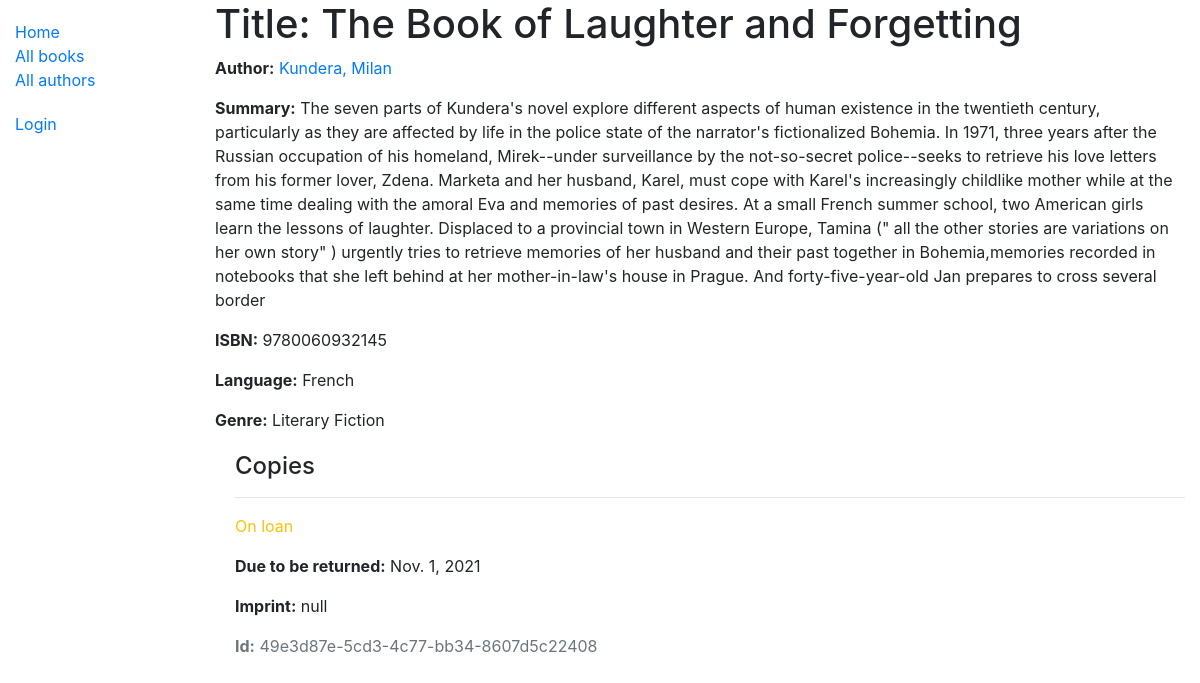
The app's page /catalog/book/5, older data.
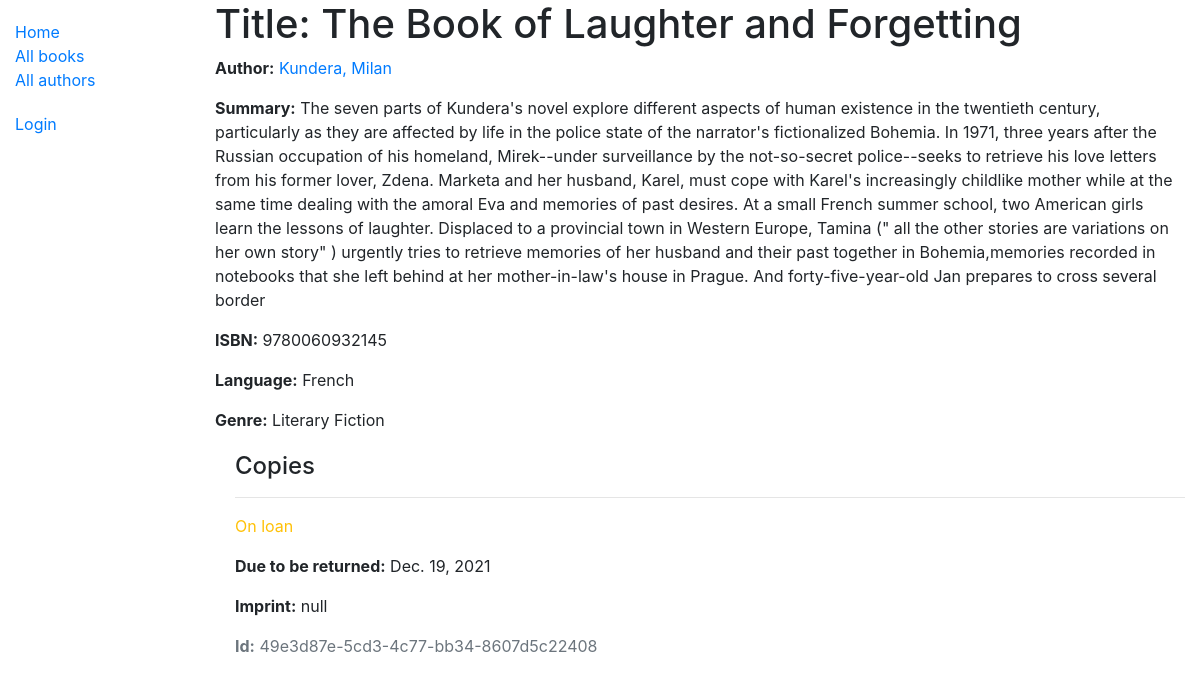
The same page, newer data.
### catalog/models.py (models this page shows, shortened)
class BookInstance(models.Model):
    id = models.UUIDField(primary_key=True, default=uuid.uuid4, help_text='Unique ID for this particular book across whole library')
    book = models.ForeignKey('Book', on_delete=models.RESTRICT, null=True)
    imprint = models.CharField(max_length=200)
    due_back = models.DateField(null=True, blank=True)
    borrower = models.ForeignKey(User, on_delete=models.SET_NULL, null=True, blank=True)
    LOAN_STATUS = (
        ('m', 'Maintainance'),
        ('o', 'On loan'),
        ('a', 'Available'),
        ('r', 'Reserved'),
    )
    status = models.CharField(
        max_length=1,
        choices=LOAN_STATUS,
        blank=True,
        default='m',
        help_text='Book availability',
    )
    class Meta:
        ordering = ['due_back']
        permissions = (("can_mark_returned", "Set book as returned"),)

### catalog/views.py (the view)
# urls.py: path('book/<int:pk>', views.BookDetailView.as_view(), name='book-detail'),
class BookDetailView(generic.DetailView):
    model = Book

### catalog/models.py (called while the page is built)
    def __str__(self):
        return self.name

    def __str__(self):
        return self.name

    def get_absolute_url(self):
        return reverse('author-detail', args=[str(self.id)])

    def __str__(self):
        return f'{self.last_name}, {self.first_name}'

### catalog/templates/catalog/book_detail.html
{% extends "base_generic.html" %}
{% block content %}
    <h1>Title: {{ book.title }}</h1>
    <p><strong>Author:</strong> <a href="{{ book.author.get_absolute_url }}">{{ book.author }}</a></p>
    <p><strong>Summary:</strong> {{ book.summary }}</p>
    <p><strong>ISBN:</strong> {{ book.isbn }}</p>
    <p><strong>Language:</strong> {{ book.language }}</p>
    <p><strong>Genre:</strong> {{ book.genre.all|join:", " }}</p>
    <div style="margin-left:20px;margin-top:20px;">
        <h4>Copies</h4>
        {% for copy in book.bookinstance_set.all %}
            <hr>
            <p class="{% if copy.status == 'a' %}text-success{% elif copy.status == 'm' %}text-danger{% else %}text-warning{% endif %}">
                {{ copy.get_status_display }}
            </p>
            {% if copy.status != 'a' %}
                <p><strong>Due to be returned:</strong> {{ copy.due_back }}</p>
            {% endif %}
            <p><strong>Imprint:</strong> {{ copy.imprint }}</p>
            <p class="text-muted"><strong>Id:</strong> {{ copy.id }}</p>
        {% endfor %}
    </div>
{% endblock %}

Row changes from the older to the newer data that the page shows:
changed BookInstance "On loan": due_back "Nov. 1, 2021" → "Dec. 19, 2021"
